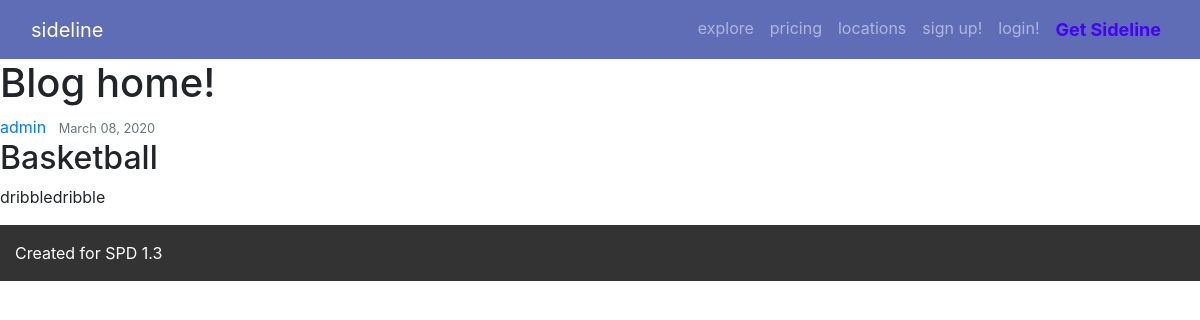
The app's page /hobbies/1/ with its own data.
### hobbies/models.py (models this page shows, shortened)
class Hobbies(models.Model):
    title = models.CharField(max_length=100)
    content = models.TextField()
    date_posted = models.DateTimeField(default=timezone.now)
    author = models.ForeignKey(User, on_delete=models.CASCADE)

### hobbies/views.py (the view)
# urls.py: path('hobbies/<int:pk>/', HobbiesDetailView.as_view(), name='hobbies-detail'),
class HobbiesDetailView(DetailView):
    model = Hobbies

### hobbies/templates/hobbies/hobbies_detail.html (shortened to what this page needs)
{% extends "hobbies/base.html" %}
{% block content %}
    <h1>Blog home!</h1>
        <article class="media content-section">
            <div class="media-body">
                <div class="article-metadata">
                    <a class="mr-2" href="#">{{ object.author }}</a>
                    <small class="text-muted">{{ object.date_posted|date:"F d, Y" }}</small>
                </div>
                <h2 class="article-title">{{ object.title }}</h2>
                <p class="article-content">{{ object.content }}</p>
            </div>
        </article>
{% endblock content %}

### records on screen
Hobbies: author "admin", date_posted "March 08, 2020", title "Basketball", content "dribbledribble"
